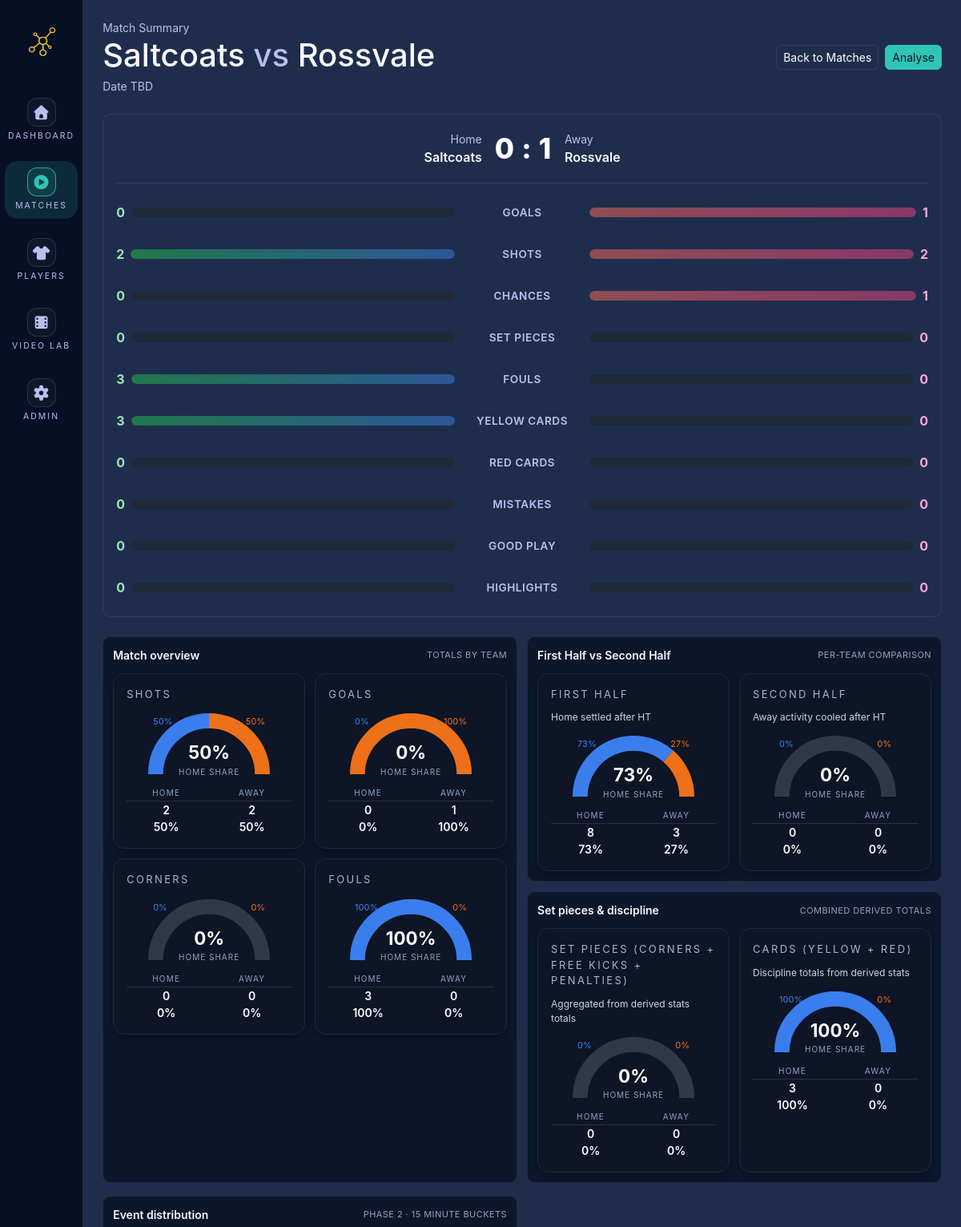
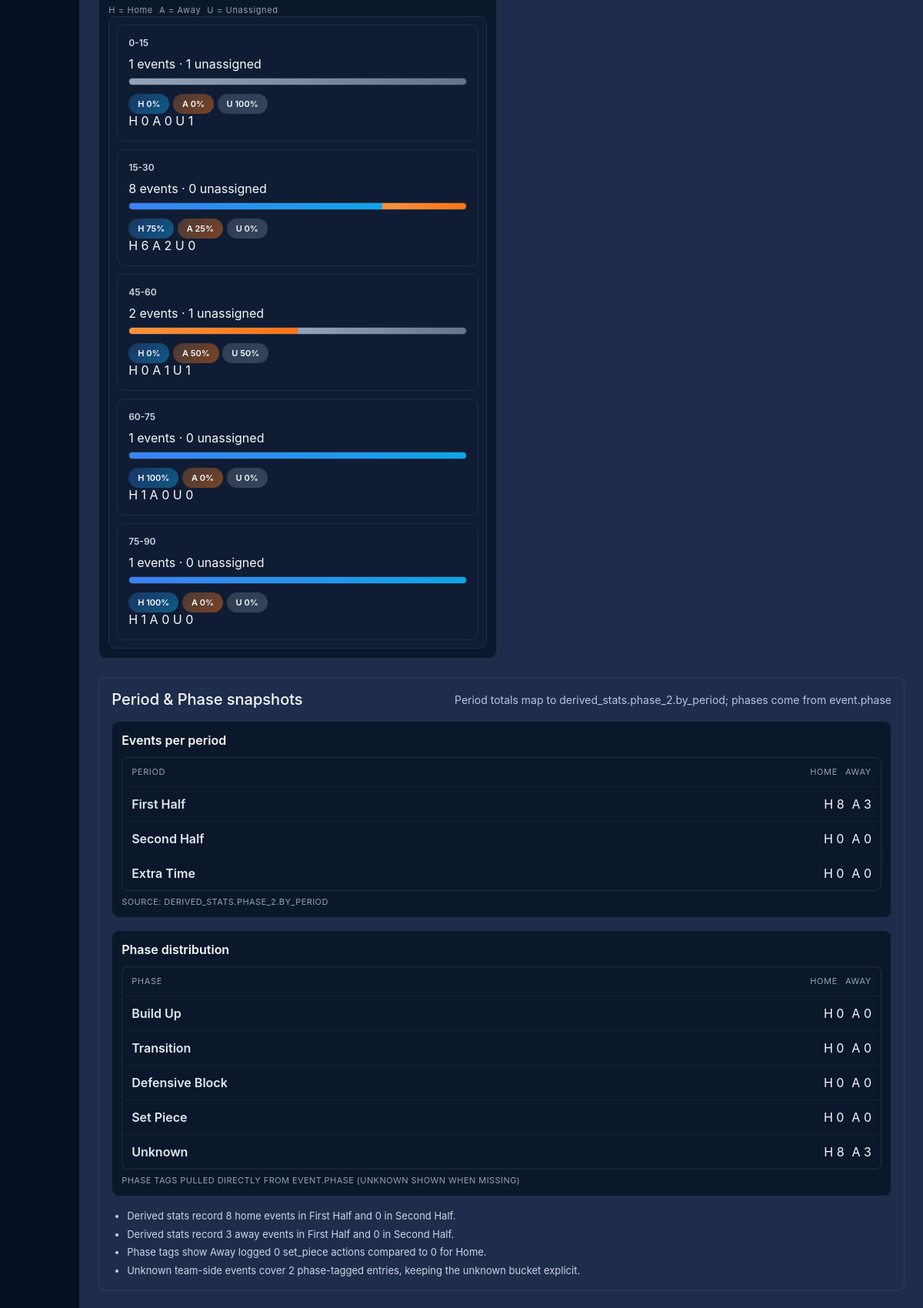
/matches/1/summary (signed in, upper part), run on the app's committed database (2 pictures, top to bottom).
### tables this page shows
CREATE TABLE `matches` (
  `id` bigint(20) UNSIGNED NOT NULL,
  `club_id` bigint(20) UNSIGNED NOT NULL,
  `season_id` bigint(20) UNSIGNED DEFAULT NULL,
  `competition_id` bigint(20) UNSIGNED DEFAULT NULL,
  `home_team_id` bigint(20) UNSIGNED NOT NULL,
  `away_team_id` bigint(20) UNSIGNED NOT NULL,
  `kickoff_at` datetime DEFAULT NULL,
  `match_video` varchar(255) DEFAULT NULL,
  `venue` varchar(160) DEFAULT NULL,
  `referee` varchar(120) DEFAULT NULL,
  `attendance` int(11) DEFAULT NULL,
  `status` varchar(30) NOT NULL DEFAULT 'draft',
  `notes` text DEFAULT NULL,
  `events_version` bigint(20) UNSIGNED NOT NULL DEFAULT 0,
  `clips_version` bigint(20) UNSIGNED NOT NULL DEFAULT 0,
  `derived_version` bigint(20) UNSIGNED NOT NULL DEFAULT 0,
  `created_by` bigint(20) UNSIGNED NOT NULL,
  `created_at` datetime NOT NULL DEFAULT current_timestamp(),
  `updated_at` datetime DEFAULT NULL ON UPDATE current_timestamp()
);

CREATE TABLE `teams` (
  `id` bigint(20) UNSIGNED NOT NULL,
  `club_id` bigint(20) UNSIGNED NOT NULL,
  `name` varchar(120) NOT NULL,
  `team_type` varchar(30) NOT NULL DEFAULT 'club',
  `created_at` datetime NOT NULL DEFAULT current_timestamp(),
  `updated_at` datetime DEFAULT NULL ON UPDATE current_timestamp()
);

CREATE TABLE `event_types` (
  `id` bigint(20) UNSIGNED NOT NULL,
  `club_id` bigint(20) UNSIGNED NOT NULL,
  `type_key` varchar(50) NOT NULL,
  `label` varchar(80) NOT NULL,
  `default_importance` tinyint(3) UNSIGNED NOT NULL DEFAULT 2,
  `created_at` datetime NOT NULL DEFAULT current_timestamp()
);

### app/views/pages/matches/summary.php (the view, shortened to what the rows shown need)
<?php
$byType = $derivedStats['by_type_team'] ?? [];
$totals = $derivedStats['totals'] ?? [];
$defaultCounts = ['home' => 0, 'away' => 0, 'unknown' => 0];
$safe = function (string $key) use ($byType, $defaultCounts) {
          return $byType[$key] ?? $defaultCounts;
};
          ?>
          <?php
$setPieces = $totals['set_pieces'] ?? $defaultCounts;
$highlights = $totals['highlights']['total'] ?? 0;
?>
<div class="d-flex align-items-center justify-content-between mb-4">
          <div>
                    <div class="text-muted-alt text-sm">Match Summary</div>
                    <h1 class="mb-1"><?= htmlspecialchars($match['home_team']) ?> <span class="text-muted-alt">vs</span> <?= htmlspecialchars($match['away_team']) ?></h1>
                    <div class="text-muted-alt text-sm"><?= $match['kickoff_at'] ? htmlspecialchars(date('M j, Y · H:i', strtotime($match['kickoff_at']))) : 'Date TBD' ?></div>
          </div>
</div>
<div class="panel p-3 rounded-md mb-4">
          <div class="summary-score d-flex align-items-center justify-content-center mb-3">
                    <div class="summary-team text-end me-3">
                              <div class="text-muted-alt text-sm">Home</div>
                              <div class="fw-semibold"><?= htmlspecialchars($match['home_team']) ?></div>
                    </div>
                    <div class="summary-team text-start ms-3">
                              <div class="text-muted-alt text-sm">Away</div>
                              <div class="fw-semibold"><?= htmlspecialchars($match['away_team']) ?></div>
                    </div>
          </div>
          <div class="comparison-list">
                    <?php
                    $rows = [
                              ['label' => 'Goals', 'key' => 'goal'],
                              ['label' => 'Shots', 'key' => 'shot'],
                              ['label' => 'Chances', 'key' => 'chance'],
                              ['label' => 'Set Pieces', 'key' => null, 'value' => $setPieces],
                              ['label' => 'Fouls', 'key' => 'foul'],
                              ['label' => 'Yellow Cards', 'key' => 'yellow_card'],
                              ['label' => 'Red Cards', 'key' => 'red_card'],
                              ['label' => 'Mistakes', 'key' => 'mistake'],
                              ['label' => 'Good Play', 'key' => 'good_play'],
                              ['label' => 'Highlights', 'key' => null, 'value' => ['home' => $byType['highlight']['home'] ?? 0, 'away' => $byType['highlight']['away'] ?? 0, 'unknown' => $byType['highlight']['unknown'] ?? 0], 'total' => $highlights],
                    ];
                    foreach ($rows as $row):
                              $counts = $row['key'] ? $safe($row['key']) : ($row['value'] ?? $defaultCounts);
                              $homeVal = (int)$counts['home'];
                              $awayVal = (int)$counts['away'];
                    ?>
                              <div class="comparison-row">
                                        <div class="side value-home" aria-label="Home value <?= $homeVal ?> for <?= htmlspecialchars($row['label']) ?>">
                                                  <div class="value-number text-home"><?= $homeVal ?></div>
                                                  <div class="bar-wrap" title="<?= $homeVal ?>">
                                                  </div>
                                        </div>
                                        <div class="metric-label"><?= htmlspecialchars($row['label']) ?></div>
                                        <div class="side value-away" aria-label="Away value <?= $awayVal ?> for <?= htmlspecialchars($row['label']) ?>">
                                                  <div class="bar-wrap" title="<?= $awayVal ?>">
                                                  </div>
                                                  <div class="value-number text-away"><?= $awayVal ?></div>
                                        </div>
                              </div>
                    <?php endforeach; ?>
          </div>
</div>
<?php
require __DIR__ . '/../../layout.php';

### data on the page
matches: home_team.name "Saltcoats", away_team.name "Rossvale"
event_types: type_key "0", label "GOOD PLAY"

### other printed values
$safe('goal')['home'] "0"
$safe('goal')['away'] "1"
$homeVal "0"
$row['label'] "GOALS"
$awayVal "1"
$homeVal "2"
$row['label'] "SHOTS"
$awayVal "2"
$row['label'] "CHANCES"
$row['label'] "SET PIECES"
$awayVal "0"
$homeVal "3"
$row['label'] "FOULS"
$row['label'] "YELLOW CARDS"
$row['label'] "RED CARDS"
